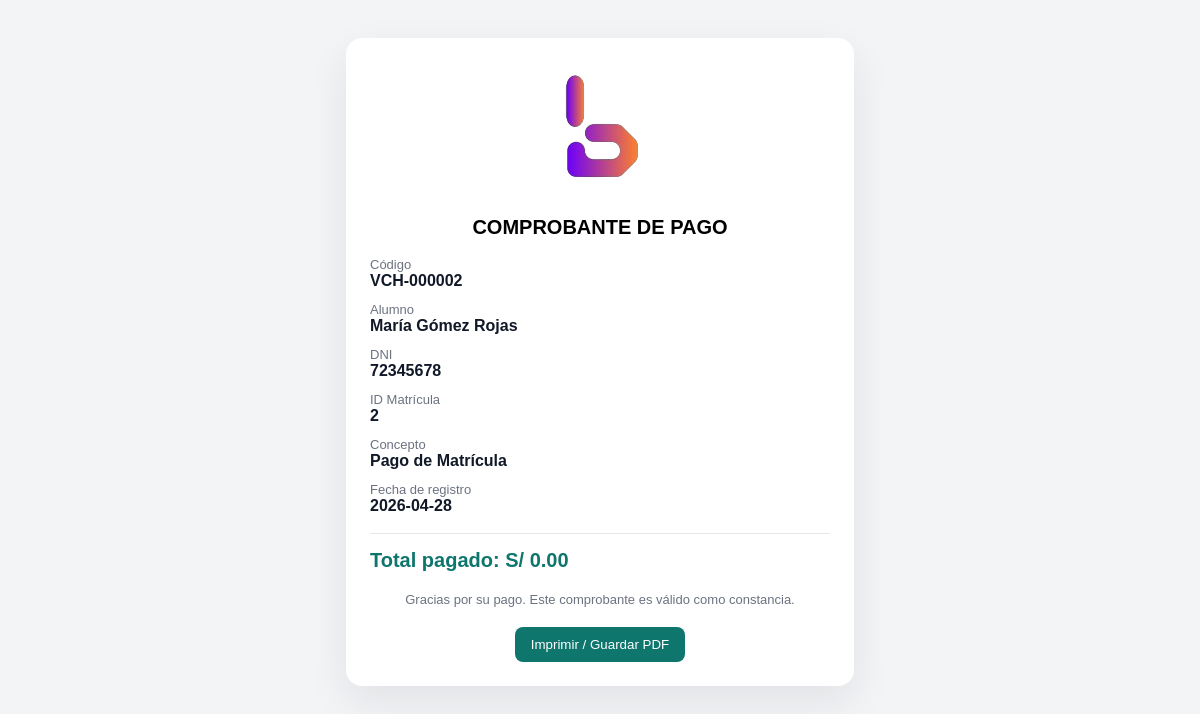
/process/voucher_pago.php?id=2, run on the app's committed database.
### tables this page shows
CREATE TABLE matriculas (
    id_matricula INT AUTO_INCREMENT PRIMARY KEY,

    id_alumno INT NOT NULL,
    id_grupo INT NOT NULL,

    tipo VARCHAR(50) DEFAULT 'MATRICULA',

    monto_matricula DECIMAL(10,2) DEFAULT 0.00,
    monto_pagado DECIMAL(10,2) DEFAULT 0.00,

    fecha_matricula DATE DEFAULT CURRENT_DATE,
    estado VARCHAR(50) DEFAULT 'Activo',

    FOREIGN KEY (id_alumno)
        REFERENCES alumnos(id_alumno),

    FOREIGN KEY (id_grupo)
        REFERENCES grupos(id_grupo)
);

CREATE TABLE alumnos (
    id_alumno INT AUTO_INCREMENT PRIMARY KEY,

    nombre VARCHAR(150) NOT NULL,
    dni VARCHAR(20) UNIQUE NOT NULL,
    telefono VARCHAR(20),

    telefonopadres VARCHAR(20),
    telefonoapoderado VARCHAR(20),

    contacto_pago VARCHAR(50) DEFAULT 'Alumno',

    edad INT,
    email VARCHAR(150),
    direccion TEXT,

    nombre_apoderado VARCHAR(150),
    dni_apoderado VARCHAR(20),
    correo_apoderado VARCHAR(150),

    notificar_emergencia VARCHAR(50),

    tipo_ciclo VARCHAR(50),
    medio_captacion VARCHAR(50),

    fecha_baja DATE,
    fecha_registro DATE DEFAULT CURRENT_DATE
);

### process/voucher_pago.php (the view, shortened to what this page needs)
<?php
require_once "../config/db.php";
$id = $_GET['id'] ?? 0;
$sql = "
SELECT
a.nombre AS alumno,
a.dni,
m.id_matricula,
m.monto_pagado,
m.fecha_matricula
FROM matriculas m
INNER JOIN alumnos a
ON m.id_alumno = a.id_alumno
WHERE m.id_matricula = ?
";
$stmt = $pdo->prepare($sql);
$stmt->execute([$id]);
$data = $stmt->fetch(PDO::FETCH_ASSOC);
$codigo = "VCH-" . str_pad($id, 6, "0", STR_PAD_LEFT);
?>
<!DOCTYPE html>
<html>
<head>
</head>
<body>
<div class="voucher">
<div class="logo">
    <img src="../img/logo-beatcell.png">
</div>
<div class="titulo">
    COMPROBANTE DE PAGO
</div>
<div class="dato">
    <div class="label">Código</div>
    <div class="value"><?php echo $codigo; ?></div>
</div>
<div class="dato">
    <div class="label">Alumno</div>
    <div class="value"><?php echo $data['alumno']; ?></div>
</div>
<div class="dato">
    <div class="label">DNI</div>
    <div class="value"><?php echo $data['dni']; ?></div>
</div>
<div class="dato">
    <div class="label">ID Matrícula</div>
    <div class="value"><?php echo $data['id_matricula']; ?></div>
</div>
<div class="dato">
    <div class="label">Concepto</div>
    <div class="value">Pago de Matrícula</div>
</div>
<div class="dato">
    <div class="label">Fecha de registro</div>
    <div class="value"><?php echo $data['fecha_matricula']; ?></div>
</div>
<div class="total">
    Total pagado: S/ <?php echo number_format($data['monto_pagado'], 2); ?>
</div>
<div class="footer">
    Gracias por su pago. Este comprobante es válido como constancia.
</div>
<div class="btn">
    <button onclick="window.print()">Imprimir / Guardar PDF</button>
</div>
</div>
</body>
</html>

### process/voucher_pago.php (style rules this page uses)
body { font-family: Arial, sans-serif; background-color: #f3f4f6; padding: 30px; }
.voucher { background: #fff; border-radius: 16px; padding: 24px; max-width: 460px; margin: auto; box-shadow: 0 16px 40px rgba(15, 23, 42, 0.08); }
.logo { text-align: center; margin-bottom: 18px; }
.logo img { max-width: 140px; }
.titulo { text-align: center; font-weight: bold; font-size: 20px; margin-bottom: 18px; }
.dato { margin-bottom: 12px; }
.label { font-size: 13px; color: #6b7280; }
.value { font-size: 16px; font-weight: 600; color: #111827; }
.total { margin-top: 18px; padding-top: 15px; border-top: 1px solid #e5e7eb; font-size: 20px; font-weight: bold; color: #0f766e; }
.footer { text-align: center; font-size: 13px; margin-top: 20px; color: #6b7280; }
.btn { margin-top: 20px; text-align: center; }
button { background: #0f766e; color: white; border: none; padding: 10px 16px; border-radius: 8px; cursor: pointer; }

### data on the page
matriculas: id_alumno.nombre "María Gómez Rojas", id_alumno.dni "72345678", id_matricula "2", fecha_matricula "2026-04-28", monto_pagado "0.00"

### other printed values
$codigo "VCH-000002"
